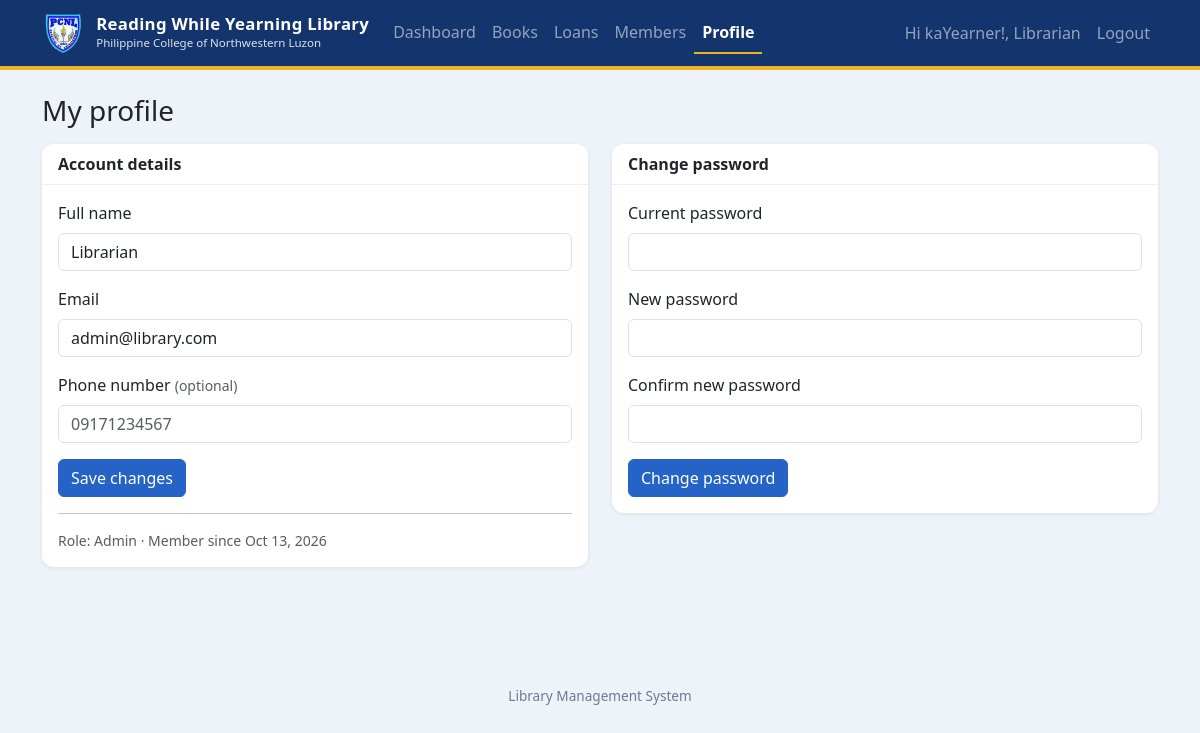
The app's page /profile.php (signed in) with its own data.
### tables this page shows
CREATE TABLE users (
  id INT AUTO_INCREMENT PRIMARY KEY,
  name VARCHAR(100) NOT NULL,
  email VARCHAR(150) NOT NULL UNIQUE,
  password VARCHAR(255) NOT NULL,
  role ENUM('admin','member') NOT NULL DEFAULT 'member',
  phone VARCHAR(30) NULL,
  created_at TIMESTAMP DEFAULT CURRENT_TIMESTAMP
);

### connection.php (called while the page is built, shortened)
<?php
function run_query($conn, $sql, $types = "", $params = array()) {
    $stmt = mysqli_prepare($conn, $sql);
    if ($types != "") {
        mysqli_stmt_bind_param($stmt, $types, ...$params);
    }
    if (!mysqli_stmt_execute($stmt)) {
        die("Query error: " . mysqli_stmt_error($stmt));
    }
    $result = mysqli_stmt_get_result($stmt);
    return $result;
}
function e($text) {
    return htmlspecialchars((string)$text, ENT_QUOTES, 'UTF-8');
}
?>

### profile.php (the view, shortened to what this page needs)
<?php
include 'connection.php';
$uid = (int)$_SESSION['user_id'];
$result = run_query($conn, "SELECT id, name, email, phone, password, created_at FROM users WHERE id = ?", "i", array($uid));
$user = mysqli_fetch_assoc($result);
$form = array('name' => $user['name'], 'email' => $user['email'], 'phone' => (string)$user['phone']);
include 'header.php';
?>
<h1 class="h3 mb-3">My profile</h1>
<div class="row g-4">
  <div class="col-lg-6">
    <section class="card">
      <div class="card-header">Account details</div>
      <div class="card-body">
        <form method="POST" class="needs-validation" novalidate>
          <div class="mb-3">
            <label class="form-label">Full name</label>
            <input type="text" name="name" class="form-control" value="<?php echo e($form['name']); ?>" required>
          </div>
          <div class="mb-3">
            <label class="form-label">Email</label>
            <input type="email" name="email" class="form-control" value="<?php echo e($form['email']); ?>" required>
          </div>
          <div class="mb-3">
            <label class="form-label">Phone number <small class="text-muted">(optional)</small></label>
            <input type="text" name="phone" class="form-control phone-input" value="<?php echo e($form['phone']); ?>"
                   placeholder="09171234567" inputmode="numeric" maxlength="11" pattern="09[0-9]{9}">
          </div>
          <button type="submit" class="btn btn-primary">Save changes</button>
        </form>
        <hr>
        <div class="small text-muted">
          Role: <?php echo e(ucfirst($_SESSION['role'])); ?> &middot;
          Member since <?php echo e(date('M j, Y', strtotime($user['created_at']))); ?>
        </div>
      </div>
    </section>
  </div>
  <div class="col-lg-6">
    <section class="card">
      <div class="card-header">Change password</div>
      <div class="card-body">
        <form method="POST" class="needs-validation" novalidate>
          <div class="mb-3">
            <label class="form-label">Current password</label>
            <input type="password" name="current" class="form-control" required>
          </div>
          <div class="mb-3">
            <label class="form-label">New password</label>
            <input type="password" name="password" class="form-control" minlength="6" required>
          </div>
          <div class="mb-3">
            <label class="form-label">Confirm new password</label>
            <input type="password" name="confirm" class="form-control" required>
          </div>
          <button type="submit" class="btn btn-primary">Change password</button>
        </form>
      </div>
    </section>
  </div>
</div>
<?php include 'footer.php'; ?>

### assets/style.css (style rules this page uses)
:root { --navy: #14346e; --navy-dark: #0f2a5c; --gold: #f0b323; --blue: #2563c7; --blue-dark: #1d4fa3; --page-bg: #eef3fa; --brand: var(--navy); --brand-dark: var(--navy-dark); }
body { background: var(--page-bg); }
h1, h2 { font-weight: 700; color: var(--navy); }
.card { border: 0; border-radius: .75rem; box-shadow: 0 1px 4px rgba(0, 0, 0, .08); }
.card-header { background: #fff; color: var(--nacvy); font-weight: 600; border-bottom: 1px solid #eef1f4; border-radius: .75rem .75rem 0 0 !important; }
.btn-primary { background: var(--blue); border-color: var(--blue); }

### records on screen
users: name "Librarian", email "admin@library.com", created_at "Oct 13, 2026"

### other values on screen
$label "Dashboard Books Loans Members Profile"
$_SESSION['name'] "Librarian"
$_SESSION['role'] "Admin"
